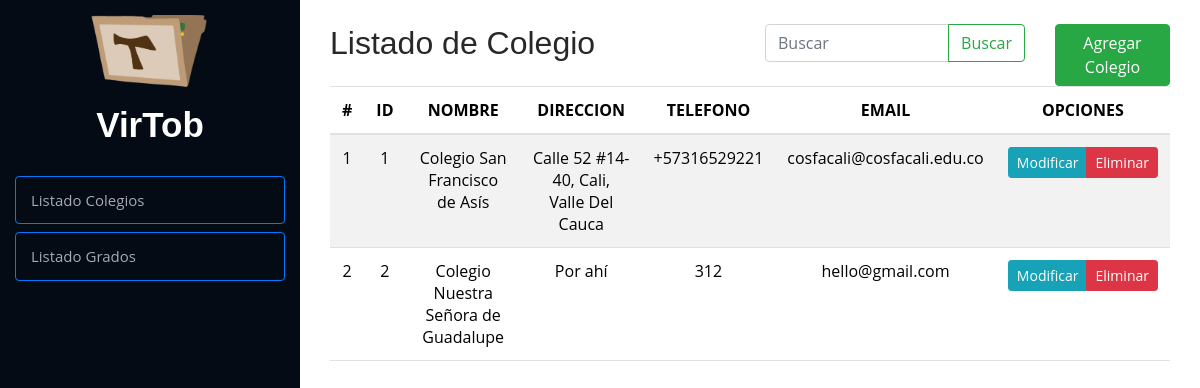
Before: /listaColegio/ with the older database file.
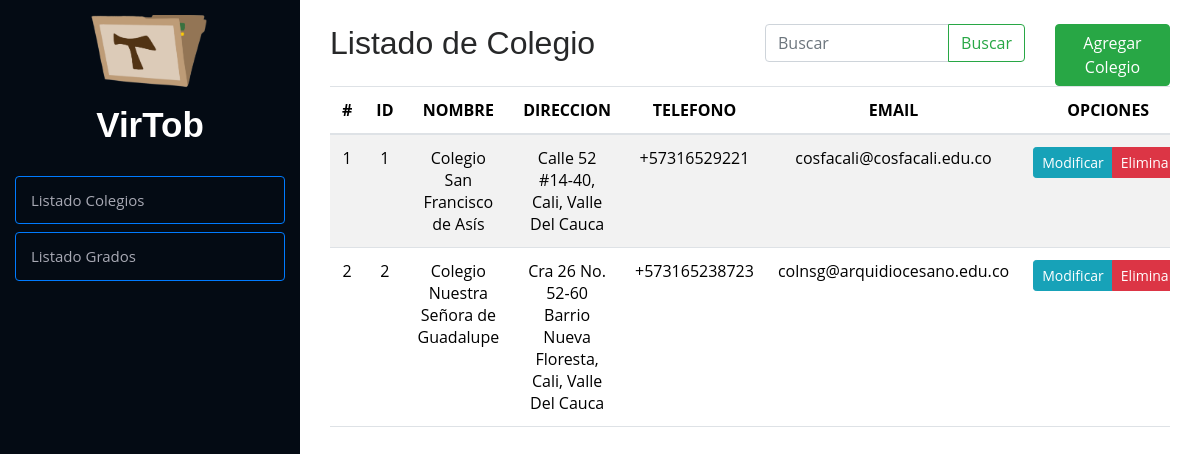
After: the same page with the newer database file.
### Modulos/Observador/models.py (models this page shows)
class Colegio(models.Model):
    idColegio = models.AutoField(primary_key=True)
    nombre = models.CharField(max_length=50)
    direccion = models.CharField(max_length=100)
    telefono = models.CharField(max_length=13)
    email = models.EmailField(max_length=100)
    def __str__(self):
        return f"idColegio: {self.idColegio}, Nombre: {self.nombre}"
    class Meta:
        verbose_name = 'Colegio'

### Modulos/Observador/views.py (the view, shortened to what this page needs)
# urls.py: path('listaColegio/', listaColegio, name='listaColegio'),
def listaColegio(request):
    query = request.GET.get('buscar', '')
    logger.info(f"🔍 Búsqueda recibida: {query}")  # Esto se verá en la consola
    colegios = Colegio.objects.all()
    logger.info(f"📄 Registros encontrados: {colegios}")
    return render(request, 'listaColegios.html', {'colegio': colegios, 'query': query})

### Modulos/Observador/templates/listaColegios.html (shortened to what this page needs)
{% extends "index.html" %}
{% load static %}
        {% block contenido %}
        <div class="container py-4">
            <div class="row">
                <div class="col-md-12">
                    <div class="row">
                        <div class="col-6">
                            <h2>Listado de Colegio</h2>
                        </div>
                        <div class="col-4">
                            <form class="d-flex" method="GET">
                                <div class="input-group">
                                    <input type="text" class="form-control" placeholder="Buscar" name="buscar"
                                        value="{{ query }}" aria-label="Search">
                                    <button class="btn btn-outline-success" type="submit">Buscar</button>
                                </div>
                            </form>
                        </div>
                        <div class="col-2">
                            <a href="{% url 'agregarColegio' %}" class="btn btn-success">Agregar Colegio</a>
                        </div>
                    </div>
                    <div class="table-responsive">
                        <table class="table table-striped">
                            <thead>
                                <tr>
                                    <th>#</th>
                                    <th>ID</th>
                                    <th>NOMBRE</th>
                                    <th>DIRECCION</th>
                                    <th>TELEFONO</th>
                                    <th>EMAIL</th>
                                    <th>OPCIONES</th>
                                </tr>
                            </thead>
                            <tbody>
                                {% if colegio %}
                                {% for colegio in colegio %}
                                <tr>
                                    <td class="">{{ forloop.counter }}</td>
                                    <td class="">{{ colegio.idColegio }}</td>
                                    <td class="">{{ colegio.nombre }}</td>
                                    <td class="">{{ colegio.direccion }}</td>
                                    <td class="">{{ colegio.telefono }}</td>
                                    <td class="">{{ colegio.email }}</td>
                                    <td>
                                        <div class="btn-group btn-group-sm" role="group" aria-label="Basic example">
                                            <a href="{% url 'modificarColegio' colegio.idColegio %}"
                                                class="btn btn-info btn-sm">
                                                Modificar
                                            </a>
                                            <a href="#" onclick="eliminarColegio({{ colegio.idColegio }})"
                                                class="btn btn-danger btn-sm">
                                                Eliminar
                                            </a>
                                        </div>
                                    </td>
                                </tr>
                                {% endfor %}
                                {% else %}
                                <tr>
                                    <td colspan="6" class="text-center text-danger">⚠ No se encontraron resultados</td>
                                </tr>
                                {% endif %}
                            </tbody>
                        </table>
                    </div>
                </div>
            </div>
        </div>
        {% endblock %}

### Modulos/Observador/templates/index.html (shortened to what this page needs)
{% load static %}
{% load bootstrap5 %}
{% bootstrap_css %}
<!DOCTYPE html>
<html lang="en">
	<head>
		<link href="{% static 'vendor/bootstrap/css/bootstrap.min.css'%}" rel="stylesheet">
		<link href="{% static 'vendor/icofont/icofont.min.css'%}" rel="stylesheet">
		<link href="{% static 'vendor/boxicons/css/boxicons.min.css'%}" rel="stylesheet">
		<link href="{% static 'vendor/venobox/venobox.css'%}" rel="stylesheet">
		<link href="{% static 'vendor/owl.carousel/assets/owl.carousel.min.css'%}" rel="stylesheet">
		<link href="{% static 'vendor/aos/aos.css'%}" rel="stylesheet">
		<link href="{% static 'css/style.css' %}" rel="stylesheet">
	</head>
	<body>
		<header id="header">
			<div class="d-flex flex-column">
				<div class="profile">
					<img src="{% static 'img/logoProyecto.png'%}" alt="" class="img-fluid img-sm">
					<h1 class="text-light" style="font-size: 35px;"><a href="/">VirTob</a></h1>
				</div>
				<nav class="nav-menu">
					<ul>
						<li>
							<a href="{% url 'listaColegio' %}" class="btn btn-outline-primary">Listado
								Colegios</a>
						</li>
						<li style="color: white">
							<a href="{% url 'listaGrado' %}" class="btn btn-outline-primary">Listado
								Grados</a>
						</li>
					</ul>
				</nav>
			</div>
		</header>
		<main id="main">
			<section id="about" class="about">
				<div class="container">
					{% block contenido %}
					{% endblock %}
				</div>
			</section>
		</main>
	</body>
</html>

### observadorVirtual/static/css/style.css (style rules this page uses)
body { font-family: "Open Sans", sans-serif; color: #272829; }
a { color: #149ddd; }
h1, h2, h3, h4, h5, h6 { font-family: "Raleway", sans-serif; }
#header { position: fixed; top: 0; left: 0; bottom: 0; width: 300px; transition: all ease-in-out 0.5s; z-index: 9997; transition: all 0.5s; padding: 0 15px; background: #040b14; overflow-y: auto; }
#header .profile img { margin: 15px auto; display: block; width: 120px; border: 8px solid #2c2f3f; }
#header .profile h1 { font-size: 24px; margin: 0; padding: 0; font-weight: 600; -moz-text-align-last: center; text-align-last: center; font-family: "Poppins", sans-serif; }
#header .profile h1 a, #header .profile h1 a:hover { color: #fff; text-decoration: none; }
#main { margin-left: 300px; }
.nav-menu { padding-top: 30px; }
.nav-menu * { margin: 0; padding: 0; list-style: none; }
.nav-menu > ul > li { position: relative; white-space: nowrap; }
.nav-menu a { display: flex; align-items: center; color: #a8a9b4; padding: 12px 15px; margin-bottom: 8px; transition: 0.3s; font-size: 15px; }
section { padding: 0px 0; overflow: hidden; }
th, td { text-align: center; vertical-align: middle; }

### Modulos/Observador/templates/index.html (style rules this page uses)
.profile img { border: none !important; box-shadow: none !important; outline: none !important; }

Changed rows visible on the page:
changed Colegio "Colegio Nuestra Señora de Guadalupe": direccion "Por ahí" → "Cra 26 No. 52-60 Barrio Nueva Floresta, Cali, Valle Del Cauca"; telefono "312" → "+573165238723"; email "hello@gmail.com" → "colnsg@arquidiocesano.edu.co"
